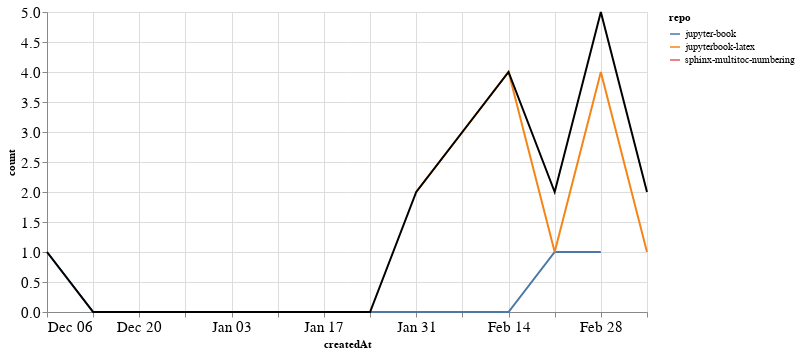

Notebook code for this chart:
### Markdown cell above
### PRs

### Code cell
prs_time = prs.groupby('repo').resample('W', on='createdAt').count()['author'].reset_index()
prs_time = prs_time.rename(columns={'author': 'count'})
prs_time_total = prs_time.groupby('createdAt').agg({"count": "sum"}).reset_index()

ch1 = alt.Chart(prs_time, width=600).mark_line().encode(
    x='createdAt',
    y='count',
    color='repo',
    tooltip="repo"
)

ch2 = alt.Chart(prs_time_total, width=600).mark_line(color="black").encode(
    x='createdAt',
    y='count',
)

ch1 + ch2

### Figure 1 — Vega-Lite specification as saved in the notebook (floating-point values rounded to 4 significant figures)
{"config": {"axisLeft": {"labelFontSize": 15}, "axisBottom": {"labelFontSize": 15}}, "layer": [{"data": {"name": "data-10f8f20b10560240459ad45ef5766532"}, "mark": "line", "encoding": {"color": {"type": "nominal", "field": "repo"}, "tooltip": {"type": "nominal", "field": "repo"}, "x": {"type": "temporal", "field": "createdAt"}, "y": {"type": "quantitative", "field": "count"}}, "width": 600}, {"data": {"name": "data-8a34ea11e0d51371e9f99335293d3345"}, "mark": {"type": "line", "color": "black"}, "encoding": {"x": {"type": "temporal", "field": "createdAt"}, "y": {"type": "quantitative", "field": "count"}}, "width": 600}], "$schema": "https://vega.github.io/schema/vega-lite/v4.8.1.json", "datasets": {"data-10f8f20b10560240459ad45ef5766532": [{"repo": "jupyter-book", "createdAt": "2020-12-06T00:00:00", "count": 1}, {"repo": "jupyter-book", "createdAt": "2020-12-13T00:00:00", "count": 0}, {"repo": "jupyter-book", "createdAt": "2020-12-20T00:00:00", "count": 0}, {"repo": "jupyter-book", "createdAt": "2020-12-27T00:00:00", "count": 0}, {"repo": "jupyter-book", "createdAt": "2021-01-03T00:00:00", "count": 0}, {"repo": "jupyter-book", "createdAt": "2021-01-10T00:00:00", "count": 0}, {"repo": "jupyter-book", "createdAt": "2021-01-17T00:00:00", "count": 0}, {"repo": "jupyter-book", "createdAt": "2021-01-24T00:00:00", "count": 0}, {"repo": "jupyter-book", "createdAt": "2021-01-31T00:00:00", "count": 0}, {"repo": "jupyter-book", "createdAt": "2021-02-07T00:00:00", "count": 0}, {"repo": "jupyter-book", "createdAt": "2021-02-14T00:00:00", "count": 0}, {"repo": "jupyter-book", "createdAt": "2021-02-21T00:00:00", "count": 1}, {"repo": "jupyter-book", "createdAt": "2021-02-28T00:00:00", "count": 1}, {"repo": "jupyterbook-latex", "createdAt": "2021-01-31T00:00:00", "count": 2}, {"repo": "jupyterbook-latex", "createdAt": "2021-02-07T00:00:00", "count": 3}, {"repo": "jupyterbook-latex", "createdAt": "2021-02-14T00:00:00", "count": 4}, {"repo": "jupyterbook-latex", "createdAt": "2021-02-21T00:00:00", "count": 1}, {"repo": "jupyterbook-latex", "createdAt": "2021-02-28T00:00:00", "count": 4}, {"repo": "jupyterbook-latex", "createdAt": "2021-03-07T00:00:00", "count": 1}, {"repo": "sphinx-multitoc-numbering", "createdAt": "2021-03-07T00:00:00", "count": 1}], "data-8a34ea11e0d51371e9f99335293d3345": [{"createdAt": "2020-12-06T00:00:00", "count": 1}, {"createdAt": "2020-12-13T00:00:00", "count": 0}, {"createdAt": "2020-12-20T00:00:00", "count": 0}, {"createdAt": "2020-12-27T00:00:00", "count": 0}, {"createdAt": "2021-01-03T00:00:00", "count": 0}, {"createdAt": "2021-01-10T00:00:00", "count": 0}, {"createdAt": "2021-01-17T00:00:00", "count": 0}, {"createdAt": "2021-01-24T00:00:00", "count": 0}, {"createdAt": "2021-01-31T00:00:00", "count": 2}, {"createdAt": "2021-02-07T00:00:00", "count": 3}, {"createdAt": "2021-02-14T00:00:00", "count": 4}, {"createdAt": "2021-02-21T00:00:00", "count": 2}, {"createdAt": "2021-02-28T00:00:00", "count": 5}, {"createdAt": "2021-03-07T00:00:00", "count": 2}]}}
